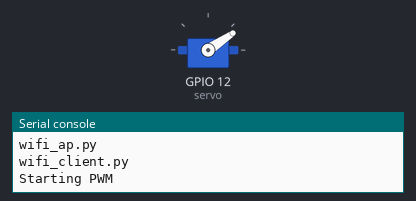
The program below on a simulated ESP8266 board running MicroPython. On the bench: servo, the last lines printed to the serial console. Servo angles are drawn from the pulse width (0.5 ms = 0°, 2.5 ms = 180°). At 1.5 s the program stops and its outputs stay as they are.

Above: at 0.15 s.
At 0.75 s:
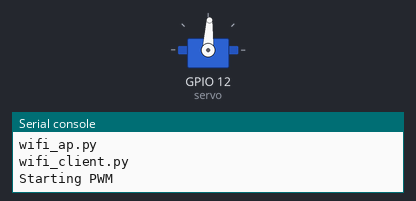
At 1.6 s:
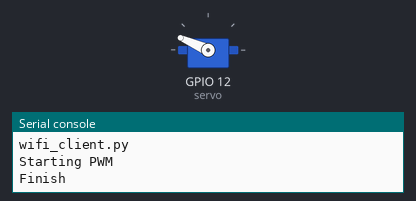
Timing chart, 0 to 3.0 s (numbered marks = the images above):
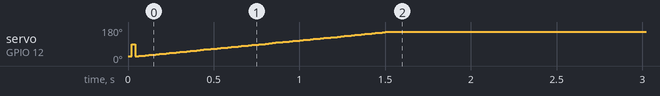

The program:

main.py
```python
import machine
import time
import os


print("Files on nodeMCU")
for x in os.listdir():
    print(x)

print("Starting PWM")

servo = machine.PWM(machine.Pin(12), freq=50)
servo.duty(40)
servo.duty(115)
servo.duty(77)

for x in range(40, 115):
    time.sleep(0.02)
    servo.duty(x)

print ("Finish")
```
